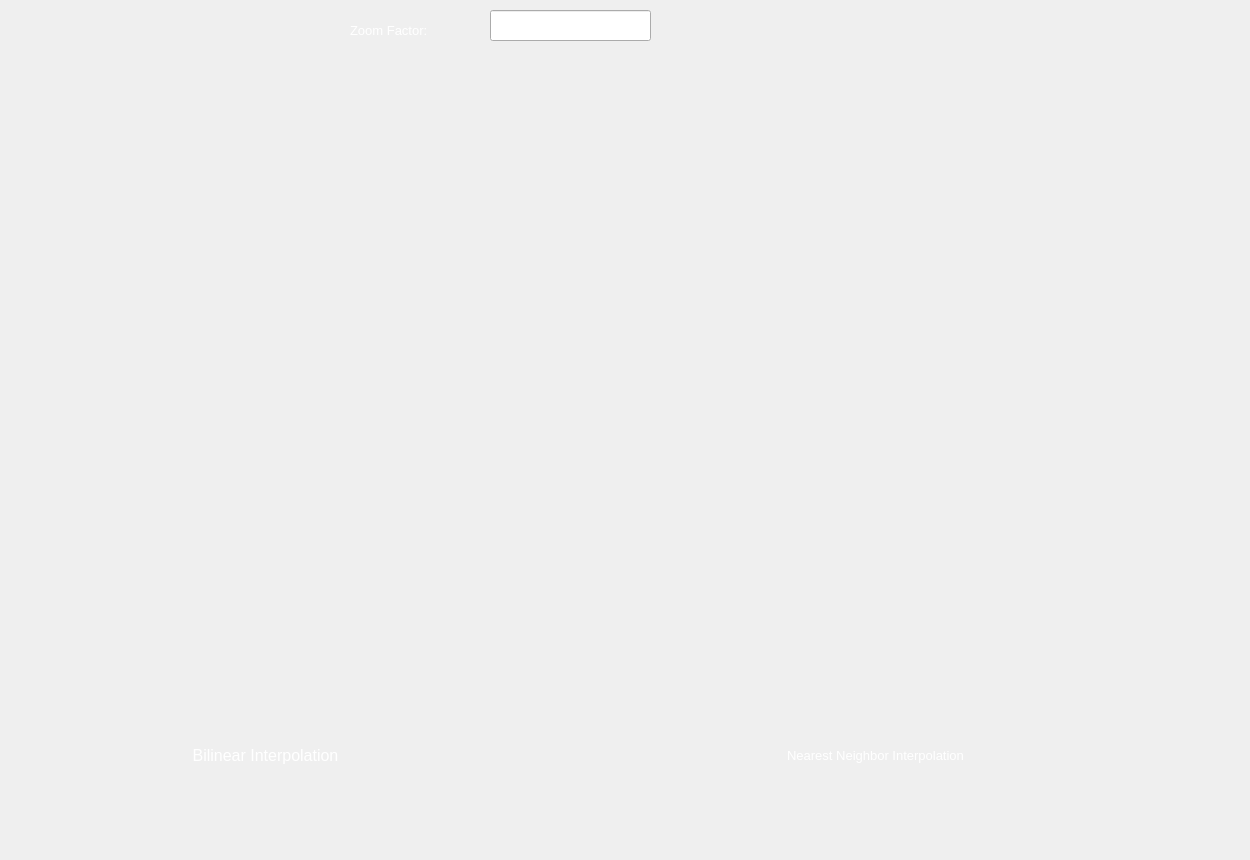
   <widget class="QWidget" name="tab_4">
    <attribute name="title">
     <string>Interpolation</string>
    </attribute>
    <widget class="QWidget" name="widget_2" native="true">
     <property name="geometry">
      <rect>
       <x>0</x>
       <y>70</y>
       <width>571</width>
       <height>661</height>
      </rect>
     </property>
    </widget>
    <widget class="QWidget" name="widget_3" native="true">
     <property name="geometry">
      <rect>
       <x>580</x>
       <y>70</y>
       <width>661</width>
       <height>661</height>
      </rect>
     </property>
    </widget>
    <widget class="QLabel" name="label_2">
     <property name="geometry">
      <rect>
       <x>140</x>
       <y>740</y>
       <width>251</width>
       <height>31</height>
      </rect>
     </property>
     <property name="font">
      <font>
       <pointsize>12</pointsize>
      </font>
     </property>
     <property name="styleSheet">
      <string notr="true">color: rgb(255, 255, 255);</string>
     </property>
     <property name="text">
      <string>Bilinear Interpolation</string>
     </property>
     <property name="alignment">
      <set>Qt::AlignCenter</set>
     </property>
    </widget>
    <widget class="QLabel" name="label_3">
     <property name="geometry">
      <rect>
       <x>750</x>
       <y>740</y>
       <width>251</width>
       <height>31</height>
      </rect>
     </property>
     <property name="font">
      <font>
       <pointsize>10</pointsize>
      </font>
     </property>
     <property name="styleSheet">
      <string notr="true">color: rgb(255, 255, 255);</string>
     </property>
     <property name="text">
      <string>Nearest Neighbor Interpolation</string>
     </property>
     <property name="alignment">
      <set>Qt::AlignCenter</set>
     </property>
    </widget>
    <widget class="QLineEdit" name="lineEdit">
     <property name="geometry">
      <rect>
       <x>490</x>
       <y>10</y>
       <width>161</width>
       <height>31</height>
      </rect>
     </property>
    </widget>
    <widget class="QLabel" name="label_4">
     <property name="geometry">
      <rect>
       <x>350</x>
       <y>20</y>
       <width>131</width>
       <height>20</height>
      </rect>
     </property>
     <property name="font">
      <font>
       <pointsize>10</pointsize>
      </font>
     </property>
     <property name="styleSheet">
      <string notr="true">color: rgb(255, 255, 255);</string>
     </property>
     <property name="text">
      <string>Zoom Factor:</string>
     </property>
    </widget>
    <widget class="QLabel" name="bg_5">
     <property name="geometry">
      <rect>
       <x>0</x>
       <y>0</y>
       <width>1231</width>
       <height>851</height>
      </rect>
     </property>
     <property name="text">
      <string/>
     </property>
     <property name="pixmap">
      <pixmap>C:/Users/Ahmed/Downloads/abstract-realistic-technology-particle-background_52683-33064.jpg</pixmap>
     </property>
     <property name="scaledContents">
      <bool>true</bool>
     </property>
    </widget>
    <zorder>bg_5</zorder>
    <zorder>widget_2</zorder>
    <zorder>widget_3</zorder>
    <zorder>label_2</zorder>
    <zorder>label_3</zorder>
    <zorder>lineEdit</zorder>
    <zorder>label_4</zorder>
   </widget>
